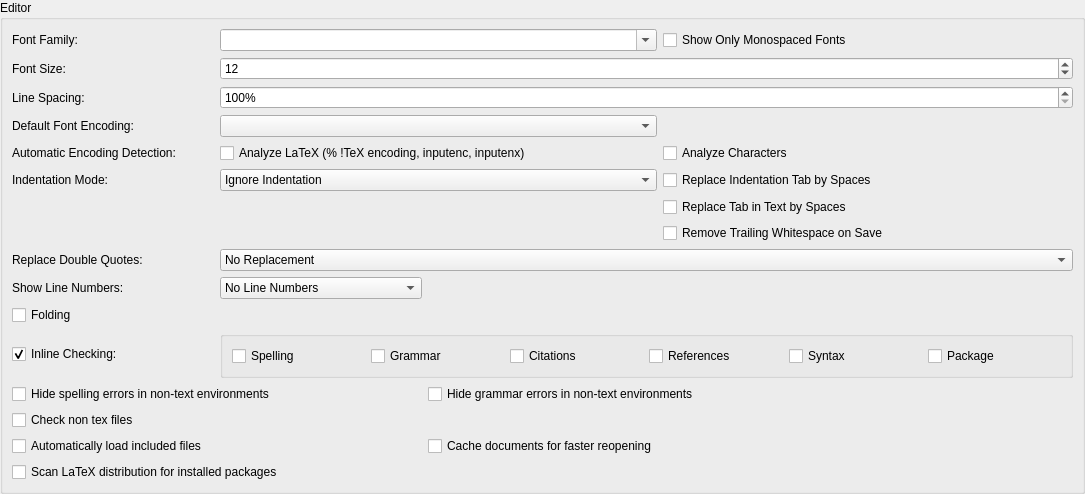
             <widget class="QWidget" name="scrollAreaWidgetContents_1">
              <property name="geometry">
               <rect>
                <x>0</x>
                <y>0</y>
                <width>1085</width>
                <height>423</height>
               </rect>
              </property>
              <layout class="QGridLayout">
               <property name="leftMargin">
                <number>0</number>
               </property>
               <property name="topMargin">
                <number>0</number>
               </property>
               <property name="rightMargin">
                <number>0</number>
               </property>
               <property name="bottomMargin">
                <number>0</number>
               </property>
               <property name="spacing">
                <number>6</number>
               </property>
               <item row="3" column="0">
                <spacer name="verticalSpacer_5">
                 <property name="orientation">
                  <enum>Qt::Vertical</enum>
                 </property>
                 <property name="sizeHint" stdset="0">
                  <size>
                   <width>20</width>
                   <height>40</height>
                  </size>
                 </property>
                </spacer>
               </item>
               <item row="1" column="0">
                <widget class="QGroupBox" name="groupBox_3">
                 <property name="title">
                  <string>Editor</string>
                 </property>
                 <layout class="QGridLayout">
                  <item row="13" column="0">
                   <widget class="QCheckBox" name="checkBoxRealTimeCheck">
                    <property name="sizePolicy">
                     <sizepolicy hsizetype="Preferred" vsizetype="Fixed">
                      <horstretch>0</horstretch>
                      <verstretch>0</verstretch>
                     </sizepolicy>
                    </property>
                    <property name="text">
                     <string>Inline Checking:</string>
                    </property>
                    <property name="checked">
                     <bool>true</bool>
                    </property>
                   </widget>
                  </item>
                  <item row="11" column="0">
                   <widget class="QLabel" name="label_33">
                    <property name="text">
                     <string>Show Line Numbers:</string>
                    </property>
                   </widget>
                  </item>
                  <item row="11" column="1">
                   <widget class="QComboBox" name="comboboxLineNumbers">
                    <item>
                     <property name="text">
                      <string>No Line Numbers</string>
                     </property>
                    </item>
                    <item>
                     <property name="text">
                      <string>All Line Numbers</string>
                     </property>
                    </item>
                    <item>
                     <property name="text">
                      <string>Only Important Line Numbers</string>
                     </property>
                    </item>
                   </widget>
                  </item>
                  <item row="15" column="0" colspan="2">
                   <widget class="QCheckBox" name="checkBoxInlineCheckNonTeXFiles">
                    <property name="text">
                     <string>Check non tex files</string>
                    </property>
                    <property name="advancedOption" stdset="0">
                     <bool>true</bool>
                    </property>
                   </widget>
                  </item>
                  <item row="17" column="0" colspan="2">
                   <widget class="QCheckBox" name="checkBoxScanInstalledLatexPackages">
                    <property name="text">
                     <string>Scan LaTeX distribution for installed packages</string>
                    </property>
                    <property name="advancedOption" stdset="0">
                     <bool>true</bool>
                    </property>
                   </widget>
                  </item>
                  <item row="12" column="0" colspan="4">
                   <widget class="QCheckBox" name="checkBoxFolding">
                    <property name="text">
                     <string>Folding</string>
                    </property>
                   </widget>
                  </item>
                  <item row="7" column="3" colspan="2">
                   <widget class="QCheckBox" name="checkBoxReplaceIndentTabByWhitespace">
                    <property name="text">
                     <string>Replace Indentation Tab by Spaces</string>
                    </property>
                   </widget>
                  </item>
                  <item row="0" column="0">
                   <widget class="QLabel" name="labelFamily">
                    <property name="text">
                     <string>Font Family:</string>
                    </property>
                   </widget>
                  </item>
                  <item row="10" column="0">
                   <widget class="QLabel" name="label_39">
                    <property name="text">
                     <string>Replace Double Quotes:</string>
                    </property>
                   </widget>
                  </item>
                  <item row="3" column="0">
                   <widget class="QLabel" name="labelEncoding">
                    <property name="sizePolicy">
                     <sizepolicy hsizetype="Minimum" vsizetype="Preferred">
                      <horstretch>0</horstretch>
                      <verstretch>0</verstretch>
                     </sizepolicy>
                    </property>
                    <property name="text">
                     <string>Default Font Encoding:</string>
                    </property>
                   </widget>
                  </item>
                  <item row="7" column="0">
                   <widget class="QLabel" name="label_30">
                    <property name="text">
                     <string>Indentation Mode:</string>
                    </property>
                   </widget>
                  </item>
                  <item row="5" column="0">
                   <widget class="QLabel" name="label_65">
                    <property name="text">
                     <string>Automatic Encoding Detection:</string>
                    </property>
                   </widget>
                  </item>
                  <item row="3" column="1" colspan="2">
                   <widget class="QComboBox" name="comboBoxEncoding"/>
                  </item>
                  <item row="5" column="1" colspan="2">
                   <widget class="QCheckBox" name="checkBoxAutoDetectEncodingFromLatex">
                    <property name="text">
                     <string>Analyze LaTeX (% !TeX encoding, inputenc, inputenx)</string>
                    </property>
                   </widget>
                  </item>
                  <item row="5" column="3" colspan="2">
                   <widget class="QCheckBox" name="checkBoxAutoDetectEncodingFromChars">
                    <property name="toolTip">
                     <string>can only decide between utf16/utf-8 and ISO 8859-1 !</string>
                    </property>
                    <property name="text">
                     <string>Analyze Characters</string>
                    </property>
                   </widget>
                  </item>
                  <item row="0" column="1" colspan="2">
                   <widget class="QComboBox" name="comboBoxFont">
                    <property name="editable">
                     <bool>true</bool>
                    </property>
                   </widget>
                  </item>
                  <item row="1" column="1" colspan="4">
                   <widget class="QSpinBox" name="spinBoxSize">
                    <property name="minimum">
                     <number>1</number>
                    </property>
                    <property name="value">
                     <number>12</number>
                    </property>
                   </widget>
                  </item>
                  <item row="2" column="1" colspan="4">
                   <widget class="QSpinBox" name="spinBoxLineSpacingPercent">
                    <property name="suffix">
                     <string>%</string>
                    </property>
                    <property name="minimum">
                     <number>100</number>
                    </property>
                    <property name="maximum">
                     <number>500</number>
                    </property>
                    <property name="singleStep">
                     <number>10</number>
                    </property>
                    <property name="advancedOption" stdset="0">
                     <bool>true</bool>
                    </property>
                   </widget>
                  </item>
                  <item row="1" column="0">
                   <widget class="QLabel" name="labelSize">
                    <property name="text">
                     <string>Font Size:</string>
                    </property>
                   </widget>
                  </item>
                  <item row="2" column="0">
                   <widget class="QLabel" name="label_2">
                    <property name="text">
                     <string>Line Spacing:</string>
                    </property>
                    <property name="advancedOption" stdset="0">
                     <bool>true</bool>
                    </property>
                   </widget>
                  </item>
                  <item row="10" column="1" colspan="4">
                   <widget class="QComboBox" name="comboBoxReplaceQuotes">
                    <item>
                     <property name="text">
                      <string>No Replacement</string>
                     </property>
                    </item>
                    <item>
                     <property name="text">
                      <string>English Quotes:  `` ''</string>
                     </property>
                    </item>
                    <item>
                     <property name="text">
                      <string>French Quotes:  &quot;&lt; &quot;&gt;</string>
                     </property>
                    </item>
                    <item>
                     <property name="text">
                      <string>German Quotes:  &quot;` &quot;'</string>
                     </property>
                    </item>
                    <item>
                     <property name="text">
                      <string>French Quotes (babel): \og{} \fg{}</string>
                     </property>
                    </item>
                    <item>
                     <property name="text">
                      <string>Reverse French Quotes: &quot;&gt; &quot;&lt;</string>
                     </property>
                    </item>
                    <item>
                     <property name="text">
                      <string>Package csquotes: \enquote{  }</string>
                     </property>
                    </item>
                    <item>
                     <property name="text">
                      <string>English Quotes (unicode): “ ”</string>
                     </property>
                    </item>
                    <item>
                     <property name="text">
                      <string>Polish Quotes: ,, ''</string>
                     </property>
                    </item>
                    <item>
                     <property name="text">
                      <string>Polish Quotes (unicode): „ ”</string>
                     </property>
                    </item>
                   </widget>
                  </item>
                  <item row="0" column="3" colspan="2">
                   <widget class="QCheckBox" name="checkBoxShowOnlyMonospacedFonts">
                    <property name="text">
                     <string>Show Only Monospaced Fonts</string>
                    </property>
                   </widget>
                  </item>
                  <item row="7" column="1" colspan="2">
                   <widget class="QComboBox" name="comboBoxAutoIndent">
                    <property name="advancedOption" stdset="0">
                     <bool>false</bool>
                    </property>
                    <item>
                     <property name="text">
                      <string>Ignore Indentation</string>
                     </property>
                    </item>
                    <item>
                     <property name="text">
                      <string>Keep Indentation</string>
                     </property>
                    </item>
                    <item>
                     <property name="text">
                      <string>Indent and Unindent Automatically</string>
                     </property>
                    </item>
                   </widget>
                  </item>
                  <item row="13" column="1" colspan="4">
                   <widget class="QGroupBox" name="groupBoxInlineChecking">
                    <property name="sizePolicy">
                     <sizepolicy hsizetype="Expanding" vsizetype="Preferred">
                      <horstretch>0</horstretch>
                      <verstretch>0</verstretch>
                     </sizepolicy>
                    </property>
                    <property name="title">
                     <string/>
                    </property>
                    <layout class="QHBoxLayout" name="horizontalLayout_4">
                     <item>
                      <widget class="QCheckBox" name="checkBoxInlineSpellCheck">
                       <property name="text">
                        <string>Spelling</string>
                       </property>
                      </widget>
                     </item>
                     <item>
                      <widget class="QCheckBox" name="checkBoxInlineGrammarCheck">
                       <property name="text">
                        <string>Grammar</string>
                       </property>
                      </widget>
                     </item>
                     <item>
                      <widget class="QCheckBox" name="checkBoxInlineCitationCheck">
                       <property name="text">
                        <string>Citations</string>
                       </property>
                      </widget>
                     </item>
                     <item>
                      <widget class="QCheckBox" name="checkBoxInlineReferenceCheck">
                       <property name="text">
                        <string>References</string>
                       </property>
                      </widget>
                     </item>
                     <item>
                      <widget class="QCheckBox" name="checkBoxInlineSyntaxCheck">
                       <property name="text">
                        <string>Syntax</string>
                       </property>
                      </widget>
                     </item>
                     <item>
                      <widget class="QCheckBox" name="checkBoxInlinePackageCheck">
                       <property name="text">
                        <string>Package</string>
                       </property>
                      </widget>
                     </item>
                    </layout>
                   </widget>
                  </item>
                  <item row="8" column="3" colspan="2">
                   <widget class="QCheckBox" name="checkBoxReplaceTextTabByWhitespace">
                    <property name="text">
                     <string>Replace Tab in Text by Spaces</string>
                    </property>
                   </widget>
                  </item>
                  <item row="14" column="2" colspan="3">
                   <widget class="QCheckBox" name="checkBoxHideGrammarErrorsInNonText">
                    <property name="text">
                     <string>Hide grammar errors in non-text environments</string>
                    </property>
                    <property name="advancedOption" stdset="0">
                     <bool>true</bool>
                    </property>
                   </widget>
                  </item>
                  <item row="14" column="0" colspan="2">
                   <widget class="QCheckBox" name="checkBoxHideSpellingErrorsInNonText">
                    <property name="text">
                     <string>Hide spelling errors in non-text environments</string>
                    </property>
                    <property name="advancedOption" stdset="0">
                     <bool>true</bool>
                    </property>
                   </widget>
                  </item>
                  <item row="9" column="3" colspan="2">
                   <widget class="QCheckBox" name="checkboxRemoveTrailingWsOnSave">
                    <property name="text">
                     <string>Remove Trailing Whitespace on Save</string>
                    </property>
                   </widget>
                  </item>
                  <item row="16" column="0" colspan="2">
                   <widget class="QCheckBox" name="checkBoxAutoLoad">
                    <property name="text">
                     <string>Automatically load included files</string>
                    </property>
                    <property name="advancedOption" stdset="0">
                     <bool>true</bool>
                    </property>
                   </widget>
                  </item>
                  <item row="16" column="2">
                   <widget class="QCheckBox" name="checkBoxUseCache">
                    <property name="text">
                     <string>Cache documents for faster reopening</string>
                    </property>
                    <property name="advancedOption" stdset="0">
                     <bool>true</bool>
                    </property>
                   </widget>
                  </item>
                 </layout>
                </widget>
               </item>
              </layout>
             </widget>
